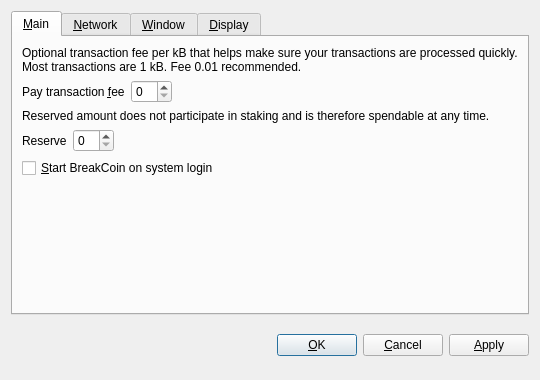
<?xml version="1.0" encoding="UTF-8"?>
<ui version="4.0">
 <class>OptionsDialog</class>
 <widget class="QDialog" name="OptionsDialog">
  <property name="geometry">
   <rect>
    <x>0</x>
    <y>0</y>
    <width>540</width>
    <height>380</height>
   </rect>
  </property>
  <property name="windowTitle">
   <string>Options</string>
  </property>
  <property name="modal">
   <bool>true</bool>
  </property>
  <layout class="QVBoxLayout" name="verticalLayout">
   <item>
    <widget class="QTabWidget" name="tabWidget">
     <property name="tabPosition">
      <enum>QTabWidget::North</enum>
     </property>
     <property name="currentIndex">
      <number>0</number>
     </property>
     <widget class="QWidget" name="tabMain">
      <attribute name="title">
       <string>&amp;Main</string>
      </attribute>
      <layout class="QVBoxLayout" name="verticalLayout_Main">
       <item>
        <widget class="QLabel" name="transactionFeeInfoLabel">
         <property name="text">
          <string>Optional transaction fee per kB that helps make sure your transactions are processed quickly. Most transactions are 1 kB. Fee 0.01 recommended.</string>
         </property>
         <property name="textFormat">
          <enum>Qt::PlainText</enum>
         </property>
         <property name="wordWrap">
          <bool>true</bool>
         </property>
        </widget>
       </item>
       <item>
        <layout class="QHBoxLayout" name="horizontalLayoutFee">
         <item>
          <widget class="QLabel" name="transactionFeeLabel">
           <property name="text">
            <string>Pay transaction &amp;fee</string>
           </property>
           <property name="textFormat">
            <enum>Qt::PlainText</enum>
           </property>
           <property name="buddy">
            <cstring>transactionFee</cstring>
           </property>
          </widget>
         </item>
         <item>
          <widget class="BitcoinAmountField" name="transactionFee"/>
         </item>
         <item>
          <spacer name="horizontalSpacerFee">
           <property name="orientation">
            <enum>Qt::Horizontal</enum>
           </property>
           <property name="sizeHint" stdset="0">
            <size>
             <width>40</width>
             <height>20</height>
            </size>
           </property>
          </spacer>
         </item>
        </layout>
       </item>
       <item>
        <widget class="QLabel" name="reserveBalanceInfoLabel">
         <property name="text">
          <string>Reserved amount does not participate in staking and is therefore spendable at any time.</string>
         </property>
         <property name="textFormat">
          <enum>Qt::PlainText</enum>
         </property>
         <property name="wordWrap">
          <bool>true</bool>
         </property>
        </widget>
       </item>
       <item>
        <layout class="QHBoxLayout" name="horizontalLayoutReserveBalance">
         <item>
          <widget class="QLabel" name="reserveBalanceLabel">
           <property name="text">
            <string>Reserve</string>
           </property>
           <property name="textFormat">
            <enum>Qt::PlainText</enum>
           </property>
           <property name="buddy">
            <cstring>reserveBalance</cstring>
           </property>
          </widget>
         </item>
         <item>
          <widget class="BitcoinAmountField" name="reserveBalance"/>
         </item>
         <item>
          <spacer name="horizontalSpacerReserveBalance">
           <property name="orientation">
            <enum>Qt::Horizontal</enum>
           </property>
           <property name="sizeHint" stdset="0">
            <size>
             <width>40</width>
             <height>20</height>
            </size>
           </property>
          </spacer>
         </item>
        </layout>
       </item>
       <item>
        <widget class="QCheckBox" name="bitcoinAtStartup">
         <property name="toolTip">
          <string>Automatically start BreakCoin after logging in to the system.</string>
         </property>
         <property name="text">
          <string>&amp;Start BreakCoin on system login</string>
         </property>
        </widget>
       </item>
       <item>
        <spacer name="verticalSpacer_Main">
         <property name="orientation">
          <enum>Qt::Vertical</enum>
         </property>
         <property name="sizeHint" stdset="0">
          <size>
           <width>20</width>
           <height>40</height>
          </size>
         </property>
        </spacer>
       </item>
      </layout>
     </widget>
     <widget class="QWidget" name="tabNetwork">
      <attribute name="title">
       <string>&amp;Network</string>
      </attribute>
      <layout class="QVBoxLayout" name="verticalLayout_Network">
       <item>
        <widget class="QCheckBox" name="mapPortUpnp">
         <property name="toolTip">
          <string>Automatically open the BreakCoin client port on the router. This only works when your router supports UPnP and it is enabled.</string>
         </property>
         <property name="text">
          <string>Map port using &amp;UPnP</string>
         </property>
        </widget>
       </item>
       <item>
        <widget class="QCheckBox" name="connectSocks">
         <property name="toolTip">
          <string>Connect to the BreakCoin network through a SOCKS5 proxy (e.g. when connecting through Tor).</string>
         </property>
         <property name="text">
          <string>&amp;Connect through SOCKS5 proxy:</string>
         </property>
        </widget>
       </item>
       <item>
        <layout class="QHBoxLayout" name="horizontalLayout_Network">
         <item>
          <widget class="QLabel" name="proxyIpLabel">
           <property name="text">
            <string>Proxy &amp;IP:</string>
           </property>
           <property name="textFormat">
            <enum>Qt::PlainText</enum>
           </property>
           <property name="buddy">
            <cstring>proxyIp</cstring>
           </property>
          </widget>
         </item>
         <item>
          <widget class="QValidatedLineEdit" name="proxyIp">
           <property name="maximumSize">
            <size>
             <width>140</width>
             <height>16777215</height>
            </size>
           </property>
           <property name="toolTip">
            <string>IP address of the proxy (e.g. 127.0.0.1)</string>
           </property>
          </widget>
         </item>
         <item>
          <widget class="QLabel" name="proxyPortLabel">
           <property name="text">
            <string>&amp;Port:</string>
           </property>
           <property name="textFormat">
            <enum>Qt::PlainText</enum>
           </property>
           <property name="buddy">
            <cstring>proxyPort</cstring>
           </property>
          </widget>
         </item>
         <item>
          <widget class="QLineEdit" name="proxyPort">
           <property name="maximumSize">
            <size>
             <width>55</width>
             <height>16777215</height>
            </size>
           </property>
           <property name="toolTip">
            <string>Port of the proxy (e.g. 9050)</string>
           </property>
          </widget>
         </item>
         <item>
          <spacer name="horizontalSpacer_Network">
           <property name="orientation">
            <enum>Qt::Horizontal</enum>
           </property>
           <property name="sizeHint" stdset="0">
            <size>
             <width>40</width>
             <height>20</height>
            </size>
           </property>
          </spacer>
         </item>
        </layout>
       </item>
       <item>
        <spacer name="verticalSpacer_Network">
         <property name="orientation">
          <enum>Qt::Vertical</enum>
         </property>
         <property name="sizeHint" stdset="0">
          <size>
           <width>20</width>
           <height>40</height>
          </size>
         </property>
        </spacer>
       </item>
      </layout>
     </widget>
     <widget class="QWidget" name="tabWindow">
      <attribute name="title">
       <string>&amp;Window</string>
      </attribute>
      <layout class="QVBoxLayout" name="verticalLayout_Window">
       <item>
        <widget class="QCheckBox" name="minimizeToTray">
         <property name="toolTip">
          <string>Show only a tray icon after minimizing the window.</string>
         </property>
         <property name="text">
          <string>&amp;Minimize to the tray instead of the taskbar</string>
         </property>
        </widget>
       </item>
       <item>
        <widget class="QCheckBox" name="minimizeOnClose">
         <property name="toolTip">
          <string>Minimize instead of exit the application when the window is closed. When this option is enabled, the application will be closed only after selecting Quit in the menu.</string>
         </property>
         <property name="text">
          <string>M&amp;inimize on close</string>
         </property>
        </widget>
       </item>
       <item>
        <spacer name="verticalSpacer_Window">
         <property name="orientation">
          <enum>Qt::Vertical</enum>
         </property>
         <property name="sizeHint" stdset="0">
          <size>
           <width>20</width>
           <height>40</height>
          </size>
         </property>
        </spacer>
       </item>
      </layout>
     </widget>
     <widget class="QWidget" name="tabDisplay">
      <attribute name="title">
       <string>&amp;Display</string>
      </attribute>
      <layout class="QVBoxLayout" name="verticalLayout_Display">
       <item>
        <layout class="QHBoxLayout" name="horizontalLayout_1_Display">
         <item>
          <widget class="QLabel" name="langLabel">
           <property name="text">
            <string>User Interface &amp;language:</string>
           </property>
           <property name="textFormat">
            <enum>Qt::PlainText</enum>
           </property>
           <property name="buddy">
            <cstring>lang</cstring>
           </property>
          </widget>
         </item>
         <item>
          <widget class="QValueComboBox" name="lang">
           <property name="toolTip">
            <string>The user interface language can be set here. This setting will take effect after restarting BreakCoin.</string>
           </property>
          </widget>
         </item>
        </layout>
       </item>
       <item>
        <layout class="QHBoxLayout" name="horizontalLayout_2_Display">
         <item>
          <widget class="QLabel" name="unitLabel">
           <property name="text">
            <string>&amp;Unit to show amounts in:</string>
           </property>
           <property name="textFormat">
            <enum>Qt::PlainText</enum>
           </property>
           <property name="buddy">
            <cstring>unit</cstring>
           </property>
          </widget>
         </item>
         <item>
          <widget class="QValueComboBox" name="unit">
           <property name="toolTip">
            <string>Choose the default subdivision unit to show in the interface and when sending coins.</string>
           </property>
          </widget>
         </item>
        </layout>
       </item>
       <item>
        <widget class="QCheckBox" name="coinControlFeatures">
         <property name="toolTip">
          <string>Whether to show coin control features or not.</string>
         </property>
         <property name="text">
          <string>Display coin &amp;control features (experts only!)</string>
         </property>
        </widget>
       </item>
       <item>
        <widget class="QCheckBox" name="minimizeCoinAge">
         <property name="toolTip">
          <string>Whether to select the coin outputs randomly or with minimal coin age.</string>
         </property>
         <property name="text">
          <string>Minimize weight consumption (experimental)</string>
         </property>
        </widget>
       </item>
       <item>
        <spacer name="verticalSpacer_Display">
         <property name="orientation">
          <enum>Qt::Vertical</enum>
         </property>
         <property name="sizeHint" stdset="0">
          <size>
           <width>20</width>
           <height>40</height>
          </size>
         </property>
        </spacer>
       </item>
      </layout>
     </widget>
    </widget>
   </item>
   <item>
    <layout class="QHBoxLayout" name="horizontalLayout_Buttons">
     <item>
      <spacer name="horizontalSpacer_1">
       <property name="orientation">
        <enum>Qt::Horizontal</enum>
       </property>
       <property name="sizeHint" stdset="0">
        <size>
         <width>40</width>
         <height>48</height>
        </size>
       </property>
      </spacer>
     </item>
     <item>
      <widget class="QLabel" name="statusLabel">
       <property name="font">
        <font>
         <weight>75</weight>
         <bold>true</bold>
        </font>
       </property>
       <property name="text">
        <string/>
       </property>
       <property name="textFormat">
        <enum>Qt::PlainText</enum>
       </property>
       <property name="wordWrap">
        <bool>true</bool>
       </property>
      </widget>
     </item>
     <item>
      <spacer name="horizontalSpacer_2">
       <property name="orientation">
        <enum>Qt::Horizontal</enum>
       </property>
       <property name="sizeHint" stdset="0">
        <size>
         <width>40</width>
         <height>48</height>
        </size>
       </property>
      </spacer>
     </item>
     <item>
      <widget class="QPushButton" name="okButton">
       <property name="text">
        <string>&amp;OK</string>
       </property>
      </widget>
     </item>
     <item>
      <widget class="QPushButton" name="cancelButton">
       <property name="text">
        <string>&amp;Cancel</string>
       </property>
       <property name="autoDefault">
        <bool>false</bool>
       </property>
      </widget>
     </item>
     <item>
      <widget class="QPushButton" name="applyButton">
       <property name="text">
        <string>&amp;Apply</string>
       </property>
       <property name="autoDefault">
        <bool>false</bool>
       </property>
      </widget>
     </item>
    </layout>
   </item>
  </layout>
 </widget>
 <customwidgets>
  <customwidget>
   <class>BitcoinAmountField</class>
   <extends>QSpinBox</extends>
   <header>bitcoinamountfield.h</header>
  </customwidget>
  <customwidget>
   <class>QValueComboBox</class>
   <extends>QComboBox</extends>
   <header>qvaluecombobox.h</header>
  </customwidget>
  <customwidget>
   <class>QValidatedLineEdit</class>
   <extends>QLineEdit</extends>
   <header>qvalidatedlineedit.h</header>
  </customwidget>
 </customwidgets>
 <resources/>
 <connections/>
</ui>
